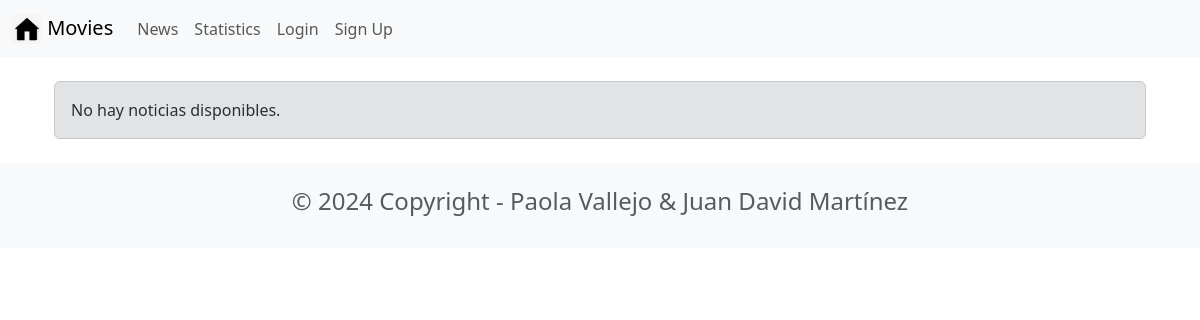
The page /news/ on the database as committed earlier.
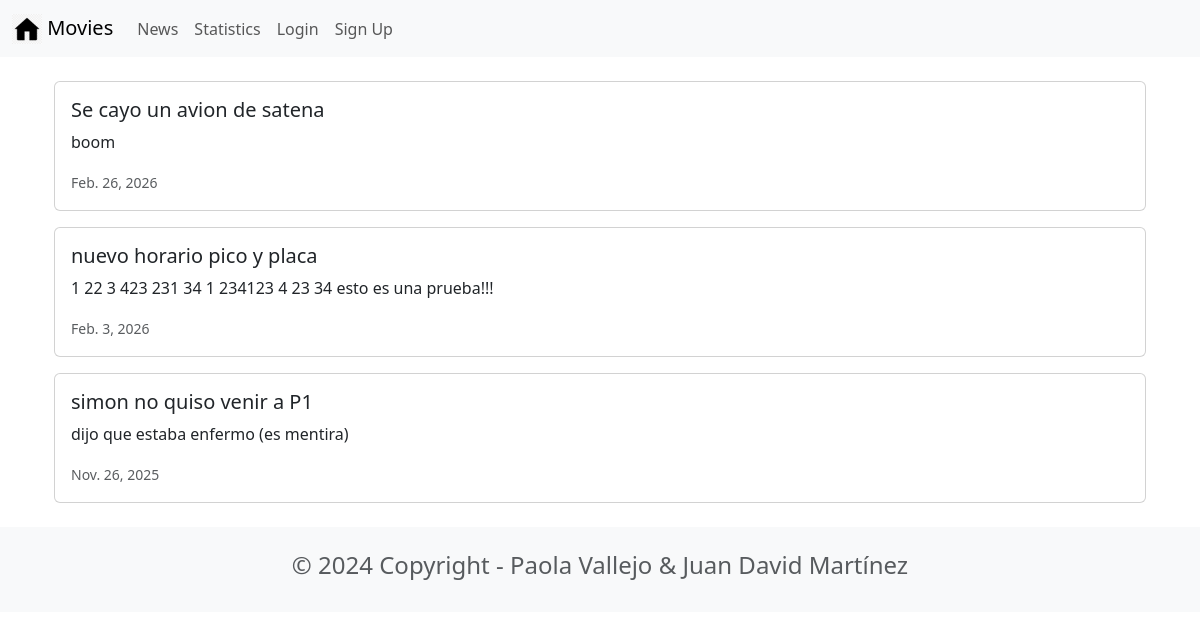
The same page on the database as committed later.
### news/models.py (models this page shows, shortened)
class News(models.Model):
    headline = models.CharField(max_length=200)
    body = models.TextField()
    date = models.DateField()

### news/views.py (the view)
# urls.py: path('news/', include('news.urls')),
def news(request):
    newss = News.objects.all().order_by('-date')
    return render(request, 'news.html', {'newss': newss})

### news/templates/news.html
{% extends "base.html" %}
{% block content %}
<div class="container">
    {% for news in newss %}
    <div class="card mb-3">
        <div class="row g-0">
            <div class="col-md-8">
                <div class="card-body">
                    <h5 class="card-title">{{ news.headline }}</h5>
                    <p class="card-text">{{ news.body }}</p>
                    <p class="card-text"><small class="text-muted">{{ news.date }}</small></p>
                </div>
            </div>
        </div>
    </div>
    {% empty %}
    <div class="alert alert-secondary">
        No hay noticias disponibles.
    </div>
    {% endfor %}
</div>
{% endblock content %}

### moviereviews/templates/base.html (shortened to what this page needs)
<!doctype html>
<html lang="en">
  <head>
    <link href="https://cdn.jsdelivr.net/npm/bootstrap@5.3.8/dist/css/bootstrap.min.css" rel="stylesheet">
  </head>
  <body>
    <nav class="navbar navbar-expand-lg bg-body-tertiary">
      <div class="container-fluid">
        <a class="navbar-brand" href="{% url 'home' %}">
          {% load static %}
          <img src="{% static 'images/home.png' %}" alt="" width="30" height="30" class="d-inline-block align-text-top">
          Movies
        </a>
        <div class="collapse navbar-collapse" id="navbarSupportedContent">
          <ul class="navbar-nav me-auto mb-2 mb-lg-0">
            <li class="nav-item">
              <a class="nav-link" href="{% url 'news' %}">News</a>
            </li>
              <li class="nav-item">
                <a class="nav-link" href="{% url 'statistics' %}">Statistics</a>
              </li>
            <li class="nav-item">
              <a class="nav-link" href="#">Login</a>
            </li>
            <li class="nav-item">
              <a class="nav-link" href="#">Sign Up</a>
            </li>
          </ul>
        </div>
      </div>
    </nav>
    <div class="container mt-4">
      {% block content %}
      {% endblock %}
    </div>
    <footer class="text-center text-lg-start bg-light text-muted mt-4">
      <div class="container">
        <div class="row">
          <div class="text-center p-4">
            <h4>© 2024 Copyright - Paola Vallejo & Juan David Martínez</h4>
          </div>
        </div>
      </div>
    </footer>
  </body>
</html>

Rows that differ between the two databases and show on the page:
added News: headline "Se cayo un avion de satena", body "boom", date "Feb. 26, 2026"
added News: headline "nuevo horario pico y placa", body "1 22 3 423 231 34 1 234123 4 23 34 esto es una prueba!!!", date "Feb. 3, 2026"
added News: headline "simon no quiso venir a P1", body "dijo que estaba enfermo (es mentira)", date "Nov. 26, 2025"
Other text that changed with them:
text no longer shown: "No hay noticias disponibles."
